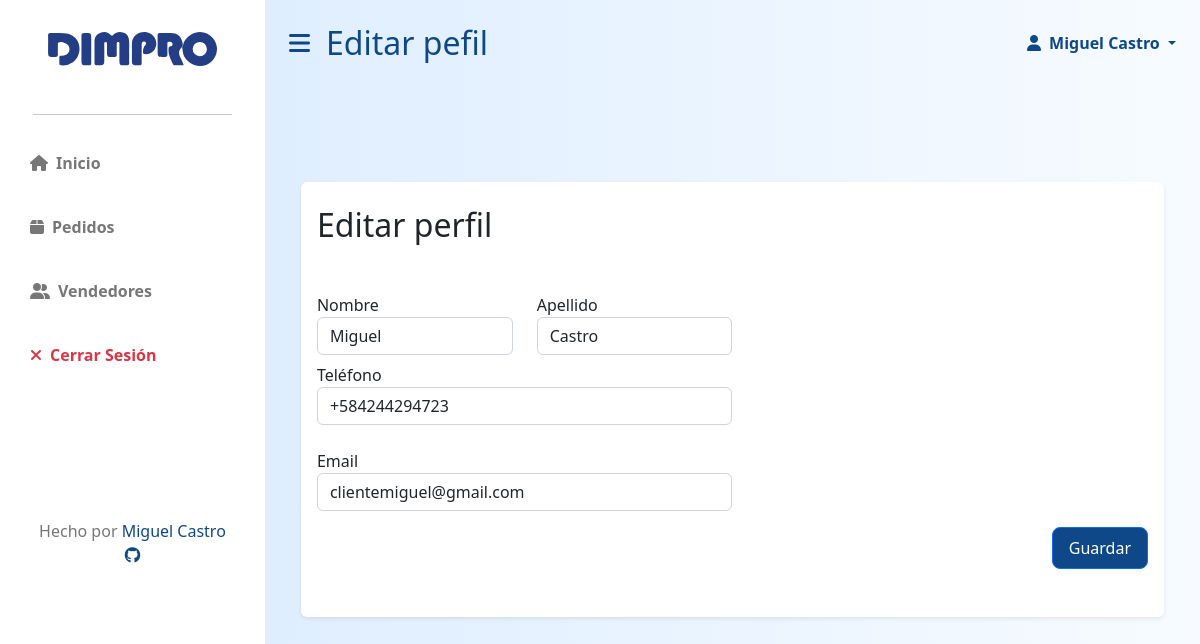
Screenshot of /staff/profile/edit/18/ (signed in) with the database file from the repository.
### dimpro/models.py (models this page shows, shortened)
class User(AbstractBaseUser, PermissionsMixin):
    id = models.AutoField(primary_key=True)
    email = models.EmailField(blank=True, default='', unique=True)
    name = models.CharField(max_length=255, blank=True, default='')
    last_name = models.CharField(max_length=255, blank=True, default='')
    phoneregex = RegexValidator(regex=r"^\+?58?\d{11,15}$")
    phonenumber = models.CharField(
        validators=[phoneregex], max_length=17, blank=True, null=False
    )
    is_active = models.BooleanField(default=True)
    is_superuser = models.BooleanField(default=False)
    is_staff = models.BooleanField(default=False)
    is_operator = models.BooleanField(default=False)
    date_joined = models.DateTimeField(default=timezone.now)
    last_login = models.DateTimeField(blank=True, null=True)
    objects = CustomUserManager()
    USERNAME_FIELD = 'email'
    EMAIL_FIELD = 'email'
    REQUIRED_FIELDS = []
    class Meta:
        verbose_name = 'User'
        verbose_name_plural = 'Users'

### dimpro/views.py (the view, shortened to what this page needs)
# urls.py: path("staff/profile/edit/<int:id>/", views.staff_profile_edit, name='staff_profile_edit'),
@only_for('signedin')
def staff_profile_edit(request, id):
    user = request.user
    if request.user.id != id:
        return HttpResponseRedirect(f'/staff/profile/{request.user.id}/')
    user = request.user
    data = {'name': request.user.name,
            'last_name': request.user.last_name,
            'email': request.user.email,
            'phonenumber': request.user.phonenumber}
    return render(request, 'dimpro/staff/staff_profile_edit.html', {
        'user':user,
        'form':UserEditForm(data=data)})

### dimpro/forms.py
class UserEditForm(forms.Form):
    name = forms.CharField(max_length=32, label='Nombre',widget=forms.TextInput(attrs={'class': 'form-control mb-2', 'placeholder':'Nombre', 'name':'name'}))
    last_name = forms.CharField(max_length=32, label='Apellido',widget=forms.TextInput(attrs={'class': 'form-control mb-2', 'placeholder':'Apellido', 'name':'last_name'}))
    email = forms.EmailField(widget=forms.EmailInput(attrs={'class': 'form-control mb-2', 'placeholder':'Email', 'name':'email'}))
    phoneregex = RegexValidator(regex=r'^\+?58?\d{11,15}$',
        message="El número telefónico debe colocarse en el formato: '+999999999'. Hasta 15 dígitos permitidos.")
    phonenumber = forms.CharField(validators=[phoneregex], max_length=17, label='Teléfono',widget=forms.TextInput(attrs={'class': 'form-control mb-4', 'placeholder':'Teléfono', 'name':'phonenumber'}))

### dimpro/templates/dimpro/staff/staff_profile_edit.html (shortened to what this page needs)
{% extends 'dimpro/staff/staff_layout.html' %}
{% load static %}
{% block stitle %}
    Editar pefil
{% endblock %}
{% block body %}
<section>
    <div class="container mt-5 pt-5">
        <div class="row">
            <div class="col-md-12 m-auto">
                <div class="p-3 bg-white shadow-sm d-flex justify-content-start align-items-center rounded">
                    <div class="text-start card-body">
                        <h2 class="mb-5 mt-2">Editar perfil</h2>
                        <form class="mt-2 mb-4 text-start"action="{% url 'dimpro:staff_profile_edit' user.id %}" method="post">
                            <div class="edit-user-form">
                                <div class="row">
                                    <div class='col-md-6'>
                                        {{ form.name.label }}
                                        {{ form.name }}
                                    </div>
                                    <div class='col-md-6'>
                                        {{ form.last_name.label }}
                                        {{ form.last_name }}
                                    </div>
                                </div>
                                {{ form.phonenumber.label }}
                                {{ form.phonenumber }}
                                {{ form.email.label }}
                                {{ form.email }}
                            </div>
                            <div class="d-flex justify-content-end text-end">
                                <button type="submit" class="grow btn btn-primary btn-lg btn-block w-20 mb-2 mt-2 fs-6">Guardar</button>
                            </div>
                        </form>
                    </div>
                </div>
            </div>
        </div>
    </div>
</section>
{% endblock %}

### dimpro/templates/dimpro/staff/staff_layout.html (shortened to what this page needs)
{% load static %}
<!DOCTYPE html>
<html lang="es">
    <head>
        <link rel="stylesheet" href="https://cdn.jsdelivr.net/npm/bootstrap@5.2.3/dist/css/bootstrap.min.css" />
        <link rel="stylesheet" href="https://cdn.datatables.net/1.13.1/css/dataTables.bootstrap5.min.css" />
        <link rel="stylesheet" href="https://cdnjs.cloudflare.com/ajax/libs/font-awesome/6.2.1/css/all.min.css" />
        <link rel="stylesheet" href="{% static 'dimpro/styles.css' %}">
    </head>
    <body data-is-operator="{{ request.user.is_operator }}">
        <div class="d-flex" id="wrapper">
            <div class="bg-white" id="sidebar-wrapper">
                <div class="sidebar-heading text-center py-4 primary-text fs-4 fw-bold text-uppercase">
                    <a href="{% url 'dimpro:control' %}" class="growt">
                        <img class="mx-0 w-75 mb-2 mt-2"src="{% static 'dimpro/logodimpro.svg' %}" id="dimpro-sidebar-logo"alt="" >
                    </a>
                </div>
                <hr class="w-75 mx-auto">
                <div class="list-group list-group-flush my-3">
                    <a href="{% url 'dimpro:control' %}" class="growt list-group-item list-group-item-action bg-transparent second-text fw-bold">
                        <i class="fas fa-house me-2"></i>Inicio
                    </a>
                    <a href="{% url 'dimpro:staff_orders' %}" class="growt list-group-item list-group-item-action bg-transparent second-text fw-bold">
                        <i class="fas fa-box me-2"></i>Pedidos
                    </a>
                    <a href="{% url 'dimpro:staff_clients' %}" class="growt list-group-item list-group-item-action bg-transparent second-text fw-bold">
                        <i class="fas fa-user-group me-2"></i>Vendedores
                    </a>
                    <a href="{% url 'dimpro:logout' %}" class="growt list-group-item list-group-item-action bg-transparent text-danger fw-bold">
                        <i class="fas fa-xmark me-2"></i>Cerrar Sesión
                    </a>
                </div>
                <div class="d-flex flex-column h-25 justify-content-end">
                    <p class="text-center list-group-item">Hecho por <a class="primary-text" href="https://github.com/migueacastro" target="_blank">Miguel Castro <i class="fa-brands fa-github primary-text"></i></a></p>
                </div>
            </div>
            <div id="page-content-wrapper">
                <nav class="navbar d-flex navbar-expand-lg navbar-light bg-transparent py-4 px-4">
                    <div class="col-6 d-flex align-items-center">
                        <i class="fas fa-bars primary-text fs-4 me-3" id="menu-toggle"></i>
                        <h2 class="fs-2 m-0 primary-text">{% block stitle %}{% endblock %}</h2>
                    </div>
                    <div class="col-6 d-flex justify-content-end">
                        <a class="nav-link dropdown-toggle primary-text fw-bold" href="#" id="navbarDropdown"
                                        role="button" data-bs-toggle="dropdown" aria-expanded="false" >
                                        <i class="fas fa-user me-2"></i>{{ user.name }} {{ user.last_name }}
                        </a>
                    </div>
                </nav>
                <div class="container-fluid px-4 mb-5">
                    {% block body %}{% endblock %}
                </div>
            </div>
        </div>
    </body>
</html>

### dimpro/static/dimpro/styles.css (style rules this page uses)
:root { --main-bg-color:#0e4889; --main-text-color: #0e4889; --second-text-color: #fff; --second-bg-color: #4378da; --third-text-color: #777777; }
a { text-decoration: none !important; }
.primary-text { color: var(--main-text-color) }
.second-text { color: var(--second-text-color) }
.grow { transition: all .2s ease-in-out; }
.growt { transition: all .2s ease-in-out; }
#wrapper { overflow-x: hidden; background-image: linear-gradient( to right, #d8eaff, #f7fbff ) }
.btn-primary { background-color: var(--main-bg-color); }
#sidebar-wrapper { min-height: 100vh; margin-left: -15rem; transition: margin 0.25s ease-out; }
#sidebar-wrapper .sidebar-heading { padding: 0.875rem 1.25rem; font-size: 1.2rem; }
#sidebar-wrapper .list-group { width: 15rem; }
#page-content-wrapper { min-width: 100vw; }
#menu-toggle { cursor: pointer; transition: margin 2s ease-out; }
.list-group-item { color: var(--third-text-color); border: none; padding: 20px 30px; }
.edit-user-form { width: 100% !important; }
a { text-decoration: none; }
.btn { white-space: no-wrap !important; overflow: hidden !important; display: block !important; }
@media (min-width: 1024px) { #sidebar-wrapper { margin-left: 0; } }
@media (min-width: 1024px) { #page-content-wrapper { min-width: 0; width: 100%; } }
@media (min-width: 1024px) { .edit-user-form { width: 50% !important; } }

### rows the page displays
User: name "Miguel", last_name "Castro", phonenumber "+584244294723", email "clientemiguel@gmail.com"
